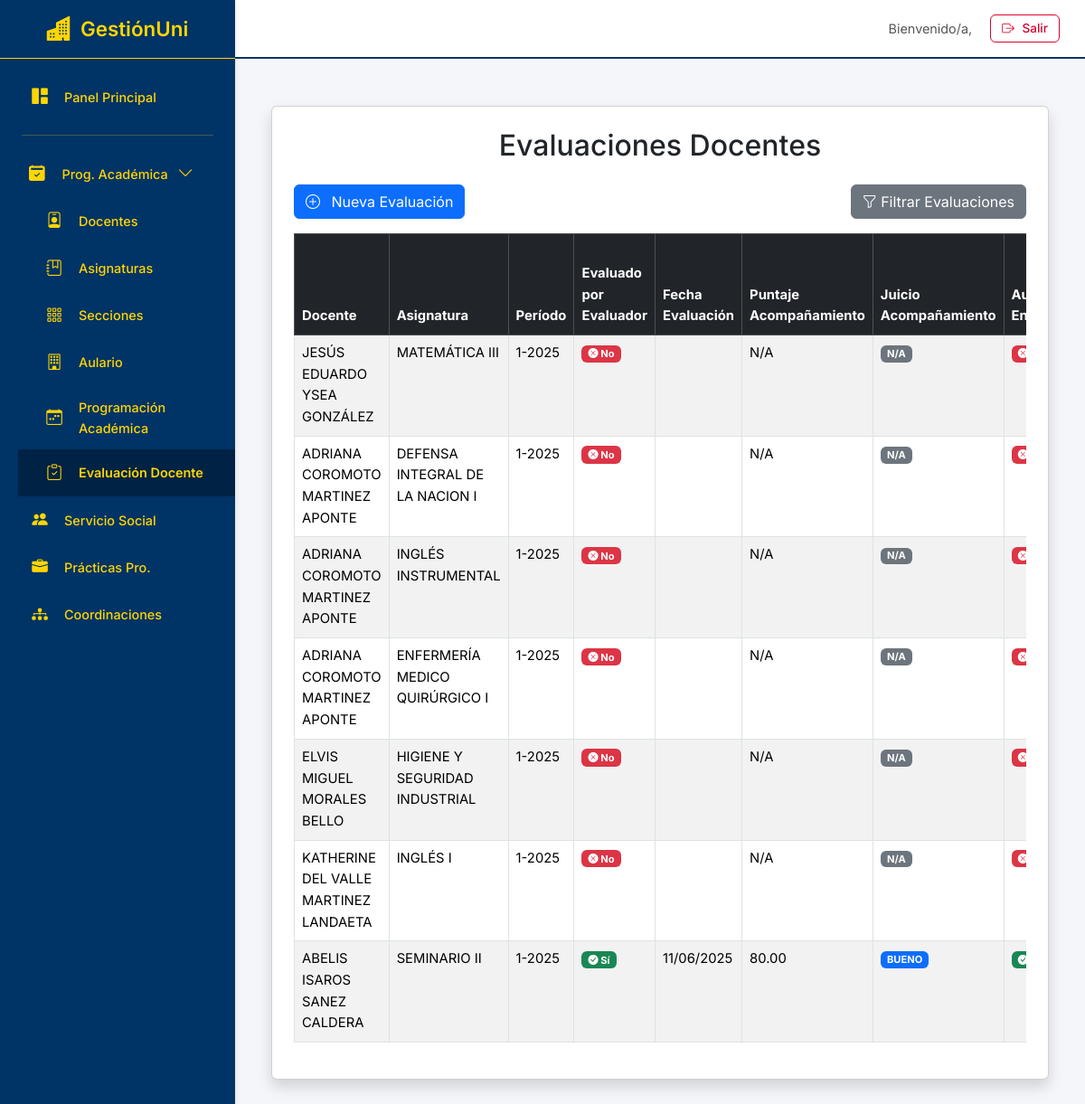
Page /programacion/evaluacion_docente/ on the earlier database version.
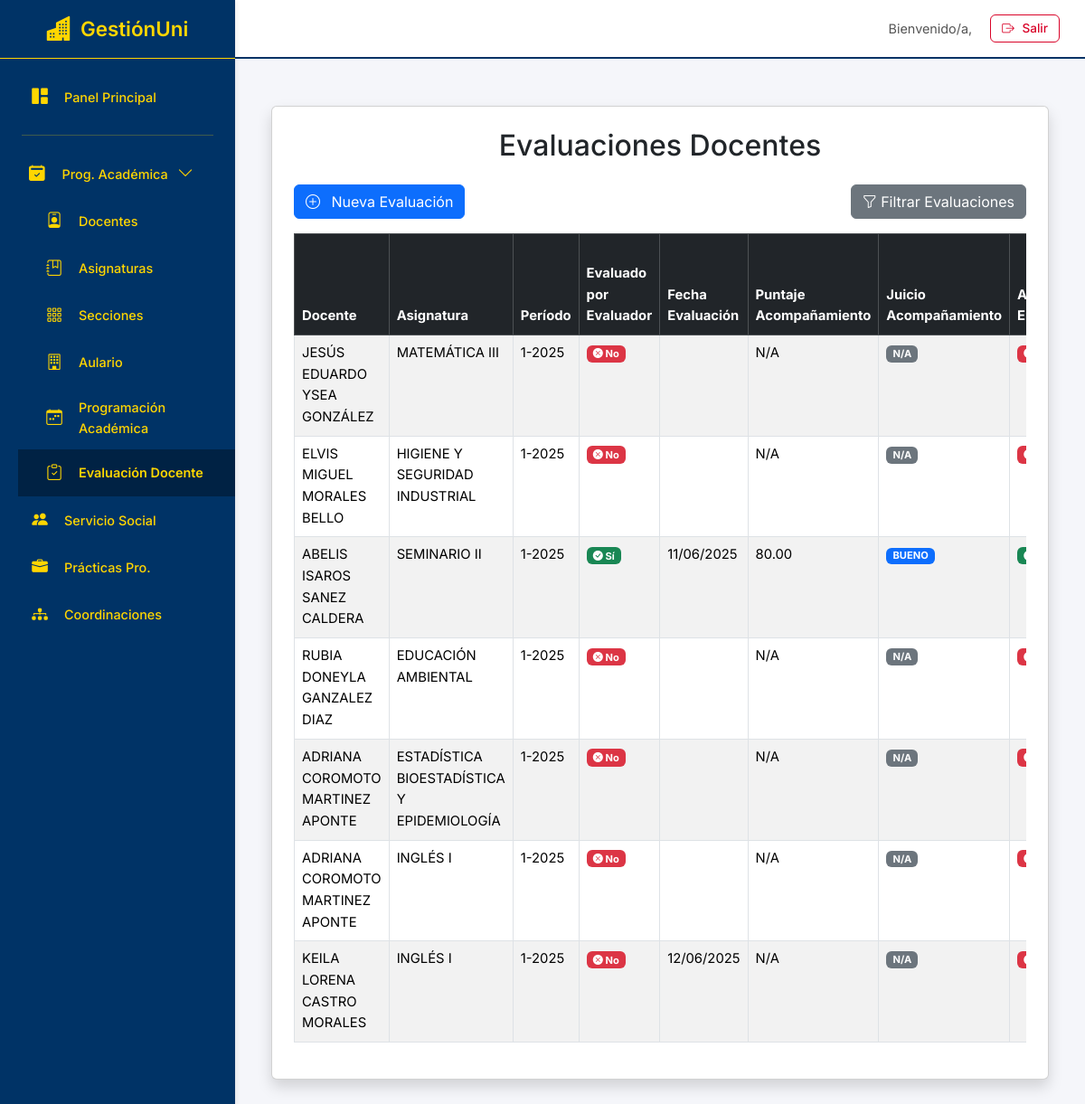
Same page on the later database version.
### programacion/models.py (models this page shows, shortened)
class ProgramacionAcademica(models.Model):
    docente = models.ForeignKey(
        'Docente', on_delete=models.CASCADE, verbose_name="Docente Evaluado"
    )
    asignatura = models.ForeignKey(
        'Asignatura', on_delete=models.CASCADE, verbose_name="Asignatura"
    )
    periodo = models.ForeignKey(
        'Periodo', on_delete=models.CASCADE, verbose_name="Período Académico"
    )
    fue_evaluada = models.BooleanField(default=False, verbose_name="¿Fue Evaluado por el Evaluador?")
    fecha_evaluacion = models.DateField(null=True, blank=True, verbose_name="Fecha de Evaluación")
    score_acompanamiento = models.DecimalField(
        max_digits=5, decimal_places=2, null=True, blank=True,
        verbose_name="Puntaje de Acompañamiento (max 100)",
        help_text="Escala de 0 a 100 puntos."
    )
    entrego_autoevaluacion = models.BooleanField(default=False, verbose_name="¿Entregó Autoevaluación?")
    autoevaluacion_score = models.DecimalField(
        max_digits=5, decimal_places=2, null=True, blank=True,
        verbose_name="Puntaje de Autoevaluación (max 60)",
        help_text="Escala de 0 a 60 puntos."
    )
    evaluacion_estudiante_score = models.DecimalField(
        max_digits=5, decimal_places=2, null=True, blank=True,
        verbose_name="Puntaje de Evaluación del Estudiante (max 10)",
        help_text="Escala de 1 a 10 puntos." # Ajustado por la imagen (1 a 10)
    )
    docente_evaluador = models.ForeignKey(
        'Docente', related_name='evaluaciones_realizadas',
        on_delete=models.SET_NULL, # Mejor usar SET_NULL si el docente evaluador puede ser eliminado
        null=True, blank=True, verbose_name="Docente Evaluador"
    )
    juicio_valor = models.TextField(
        blank=True, null=True, verbose_name="Juicio de Valor General del Docente",
        help_text="Comentarios generales sobre la evaluación del docente."
    )
    class Meta:
        unique_together = ('docente', 'asignatura', 'periodo')
        verbose_name = "Evaluación Docente"
        verbose_name_plural = "Evaluaciones Docentes"
    @property
    def juicio_acompanamiento(self):
        if self.score_acompanamiento is None:
            return "N/A"
        score = float(self.score_acompanamiento) # Convertir a float para comparación precisa
        if 0 <= score <= 70:
            return "DEFICIENTE"
        elif 71 <= score <= 85:
            return "BUENO"
        elif 86 <= score <= 94:
            return "SOBRESALIENTE"
        elif 95 <= score <= 100:
            return "EXCELENTE"
        return "Fuera de Rango"
    @property
    def juicio_autoevaluacion(self):
        if self.autoevaluacion_score is None:
            return "N/A"
        score = float(self.autoevaluacion_score) # Convertir a float
        if 0 <= score <= 24:
            return "DEFICIENTE"
        elif 25 <= score <= 35:
            return "REGULAR"
        elif 36 <= score <= 44:
            return "BUENO"
        elif 45 <= score <= 60: # Ajustado a 60 para cubrir el rango max. de la escala
            return "SOBRESALIENTE"
        return "Fuera de Rango"
    @property
    def juicio_evaluacion_estudiante(self):
        if self.evaluacion_estudiante_score is None:
            return "N/A"
        score = float(self.evaluacion_estudiante_score) # Convertir a float
        if 1 <= score <= 3.9:
            return "DEFICIENTE"
        elif 8 <= score <= 10:
            return "EXCELENTE"
        return "Fuera de Rango / No Definido" # Para valores como 4 a 7.9

class Docente(models.Model):
    nombre = models.CharField(max_length=100, unique=True, verbose_name="Nombre Completo")
    cedula = models.CharField(max_length=15, unique=True, verbose_name="Cédula de Identidad", blank=True, null=True)
    telefono = models.CharField(max_length=20, blank=True, null=True, verbose_name="Número de Teléfono")
    email = models.EmailField(unique=True, blank=True, null=True, verbose_name="Correo Electrónico")
    dedicacion = models.CharField(max_length=50, verbose_name="Dedicación")
    carreras = models.ManyToManyField(Carrera, related_name='docentes', blank=True, verbose_name="Carreras Asignadas")
    class Meta:
        verbose_name = "Docente"
        verbose_name_plural = "Docentes"

class Asignatura(models.Model):
    nombre = models.CharField(max_length=100)
    codigo = models.CharField(max_length=20, blank=True)
    semestre = models.ForeignKey(semestre, on_delete=models.CASCADE, related_name='asignaturas')  # Cambiado a ForeignKey
    horas_teoricas = models.PositiveIntegerField(default=0)
    horas_practicas = models.PositiveIntegerField(default=0)
    horas_laboratorio = models.PositiveIntegerField(default=0)
    diurno = models.CharField(max_length=10, blank=True)
    uc = models.CharField(max_length=10, blank=True)
    requisitos = models.CharField(max_length=200, blank=True)
    carrera = models.ForeignKey(Carrera, on_delete=models.CASCADE, related_name='asignaturas')
    class Meta:
        unique_together = ('nombre', 'carrera')

class Periodo(models.Model):
    nombre = models.CharField(max_length=20, unique=True)  # Ej: "1-2025"
    fecha_inicio = models.DateField()
    fecha_fin = models.DateField()

### programacion/views.py (the view)
# urls.py: path('evaluacion_docente/', views.evaluacion_docente, name='evaluacion_docente'),
def evaluacion_docente(request):
    programaciones = ProgramacionAcademica.objects.select_related('docente', 'asignatura', 'periodo').all()
    docentes = Docente.objects.all().order_by('nombre')
    periodos = Periodo.objects.all().order_by('-fecha_inicio') # Asumiendo que Periodo ya tiene fecha_inicio
    return render(request, 'evaluacion_docente.html', {
        'programaciones': programaciones,
        'docentes': docentes,
        'periodos': periodos,
    })

### programacion/templates/evaluacion_docente.html (shortened to what this page needs)
{% extends "interfaz.html" %}
{% load static %}
{% block content %}
<div class="container mt-4">
    <div class="card shadow p-4 mb-4">
        <h2 class="card-title text-center mb-4">Evaluaciones Docentes</h2>
        <div class="d-flex justify-content-between align-items-center mb-3">
            <a href="{% url 'programacion:crear_programacion' %}" class="btn btn-primary">
                <i class="bi bi-plus-circle me-2"></i> Nueva Evaluación
            </a>
            <button class="btn btn-secondary" type="button" data-bs-toggle="collapse" data-bs-target="#filterCollapse" aria-expanded="false" aria-controls="filterCollapse">
                <i class="bi bi-funnel"></i> Filtrar Evaluaciones
            </button>
        </div>
        <div class="table-responsive">
            <table class="table table-bordered table-striped table-hover">
                <thead class="table-dark">
                    <tr>
                        <th>Docente</th>
                        <th>Asignatura</th>
                        <th>Período</th>
                        <th>Evaluado por Evaluador</th>
                        <th>Fecha Evaluación</th>
                        <th>Puntaje Acompañamiento</th>
                        <th>Juicio Acompañamiento</th>
                        <th>Autoevaluación Entregada</th>
                    </tr>
                </thead>
                <tbody>
                    {% for prog in programaciones %}
                    <tr>
                        <td>{{ prog.docente.nombre }}</td>
                        <td>{{ prog.asignatura.nombre }}</td>
                        <td>{{ prog.periodo.nombre }}</td>
                        <td>
                            {% if prog.fue_evaluada %}
                                <span class="badge bg-success"><i class="bi bi-check-circle-fill"></i> Sí</span>
                            {% else %}
                                <span class="badge bg-danger"><i class="bi bi-x-circle-fill"></i> No</span>
                            {% endif %}
                        </td>
                        <td>{{ prog.fecha_evaluacion|default:"N/A"|date:"d/m/Y" }}</td>
                        <td>{{ prog.score_acompanamiento|default:"N/A" }}</td>
                        <td>
                            <span class="badge bg-{% if prog.juicio_acompanamiento == 'EXCELENTE' %}success{% elif prog.juicio_acompanamiento == 'SOBRESALIENTE' %}info{% elif prog.juicio_acompanamiento == 'BUENO' %}primary{% elif prog.juicio_acompanamiento == 'DEFICIENTE' %}danger{% else %}secondary{% endif %}">
                                {{ prog.juicio_acompanamiento }}
                            </span>
                        </td>
                        <td>
                            {% if prog.entrego_autoevaluacion %}
                                <span class="badge bg-success"><i class="bi bi-check-circle-fill"></i> Sí</span>
                            {% else %}
                                <span class="badge bg-danger"><i class="bi bi-x-circle-fill"></i> No</span>
                            {% endif %}
                        </td>
                    </tr>
                    {% empty %}
                    <tr>
                        <td colspan="15" class="text-center">No hay datos de evaluaciones docentes.</td>
                    </tr>
                    {% endfor %}
                </tbody>
            </table>
        </div>
    </div>
</div>
<link rel="stylesheet" href="https://cdn.jsdelivr.net/npm/bootstrap-icons@1.11.3/font/bootstrap-icons.min.css">
{% endblock %}

### templates/interfaz.html (shortened to what this page needs)
{% load static %}
<!DOCTYPE html>
<html lang="es">
<head>
    <link href="https://cdn.jsdelivr.net/npm/bootstrap@5.3.3/dist/css/bootstrap.min.css" rel="stylesheet">
    <link rel="stylesheet" href="https://cdn.jsdelivr.net/npm/bootstrap-icons@1.11.3/font/bootstrap-icons.min.css">
</head>
<body>
    <nav class="sidebar">
        <div class="sidebar-header">
            <a class="navbar-brand" href="{% url 'home:home' %}">
                <i class="bi bi-buildings-fill"></i>
                <span>GestiónUni</span>
            </a>
        </div>
        <div class="sidebar-sticky">
            <ul class="nav flex-column">
                <li class="nav-item">
                    <a class="nav-link {% if request.resolver_match.url_name == 'panel_principal' %}active{% endif %}" href="{% url 'home:panel_principal' %}">
                        <i class="bi bi-grid-1x2-fill"></i>
                        <span>Panel Principal</span>
                    </a>
                </li>
                <hr>
                <li class="nav-item">
                    <a class="nav-link d-flex justify-content-between align-items-center" data-bs-toggle="collapse" href="#progAcademicaMenu" role="button" aria-expanded="false" aria-controls="progAcademicaMenu">
                        <span>
                            <i class="bi bi-calendar2-check-fill"></i>
                            Prog. Académica
                        </span>
                        <i class="bi bi-chevron-down small"></i>
                    </a>
                    <div class="collapse {% if 'programacion' in request.resolver_match.app_name %}show{% endif %}" id="progAcademicaMenu">
                        <ul class="nav flex-column ms-3">
                            <li class="nav-item">
                                <a class="nav-link {% if request.resolver_match.url_name == 'docentes' %}active{% endif %}" href="{% url 'programacion:docentes' %}">
                                    <i class="bi bi-person-badge"></i> Docentes
                            </a>
                            </li>
                            <li class="nav-item">
                                <a class="nav-link {% if request.resolver_match.url_name == 'asignaturas' %}active{% endif %}" href="{% url 'programacion:asignaturas' %}">
                                    <i class="bi bi-journal-bookmark"></i> Asignaturas
                            </a>
                            </li>
                            <li class="nav-item">
                                <a class="nav-link {% if request.resolver_match.url_name == 'seccion_list' %}active{% endif %}" href="{% url 'programacion:seccion_list' %}">
                                    <i class="bi bi-grid-3x3-gap"></i> Secciones
                            </a>
                            </li>
                            <li class="nav-item">
                                <a class="nav-link {% if request.resolver_match.url_name == 'seleccionar_seccion' %}active{% endif %}" href="{% url 'programacion:seleccionar_seccion' %}">
                                    <i class="bi bi-building"></i> Aulario
                            </a>
                            </li>
                            <li class="nav-item">
                                <a class="nav-link {% if request.resolver_match.url_name == 'programacion_lista' %}active{% endif %}" href="{% url 'programacion:programacion_lista' %}">
                                    <i class="bi bi-calendar-week"></i> Programación Académica
                            </a>
                            </li>
                            <li class="nav-item">
                                <a class="nav-link {% if request.resolver_match.url_name == 'evaluacion_docente' %}active{% endif %}" href="{% url 'programacion:evaluacion_docente' %}">
                                    <i class="bi bi-clipboard-check"></i> Evaluación Docente
                            </a>
                            </li>
                        </ul>
                    </div>
                </li>
                <li class="nav-item">
                    <a class="nav-link {% if 'servicio_social' in request.resolver_match.app_name %}active{% endif %}" href="{% url 'servicio_social:servicio_list' %}">
                        <i class="bi bi-people-fill"></i>
                        <span>Servicio Social</span>
                    </a>
                </li>
                <li class="nav-item">
                    <a class="nav-link {% if 'practicas' in request.resolver_match.app_name %}active{% endif %}" href="{% url 'practicas:practica_list' %}">
                        <i class="bi bi-briefcase-fill"></i>
                        <span>Prácticas Pro.</span>
                    </a>
                </li>
                <li class="nav-item">
                    <a class="nav-link" href="#">
                        <i class="bi bi-diagram-3-fill"></i>
                        <span>Coordinaciones</span>
                    </a>
                </li>
            </ul>
        </div>
    </nav>
    <header class="top-navbar">
        <div class="user-greeting ms-auto">
            Bienvenido/a, <strong>{{ user.get_full_name|default:user.username }}</strong>
        </div>
        <a href="{% url 'accounts:cerrar_sesion' %}" class="btn btn-outline-danger btn-logout">
            <i class="bi bi-box-arrow-right"></i> Salir
        </a>
    </header>
    <main class="main-content">
        {% block content %}{% endblock %}
    </main>
</body>
</html>

Differences in the rows shown:
removed ProgramacionAcademica: docente.nombre "ADRIANA COROMOTO MARTINEZ APONTE", asignatura.nombre "DEFENSA INTEGRAL DE LA NACION I", periodo.nombre "1-2025", fue_evaluada False (drawn), score_acompanamiento "N/A", juicio_acompanamiento "N/A", entrego_autoevaluacion False (drawn)
removed ProgramacionAcademica: docente.nombre "ADRIANA COROMOTO MARTINEZ APONTE", asignatura.nombre "INGLÉS INSTRUMENTAL", periodo.nombre "1-2025", fue_evaluada False (drawn), score_acompanamiento "N/A", juicio_acompanamiento "N/A", entrego_autoevaluacion False (drawn)
removed ProgramacionAcademica: docente.nombre "ADRIANA COROMOTO MARTINEZ APONTE", asignatura.nombre "ENFERMERÍA MEDICO QUIRÚRGICO I", periodo.nombre "1-2025", fue_evaluada False (drawn), score_acompanamiento "N/A", juicio_acompanamiento "N/A", entrego_autoevaluacion False (drawn)
removed ProgramacionAcademica: docente.nombre "KATHERINE DEL VALLE MARTINEZ LANDAETA", asignatura.nombre "INGLÉS I", periodo.nombre "1-2025", fue_evaluada False (drawn), score_acompanamiento "N/A", juicio_acompanamiento "N/A", entrego_autoevaluacion False (drawn)
added ProgramacionAcademica: docente.nombre "RUBIA DONEYLA GANZALEZ DIAZ", asignatura.nombre "EDUCACIÓN AMBIENTAL", periodo.nombre "1-2025", fue_evaluada False (drawn), score_acompanamiento "N/A", juicio_acompanamiento "N/A", entrego_autoevaluacion False (drawn)
added ProgramacionAcademica: docente.nombre "ADRIANA COROMOTO MARTINEZ APONTE", asignatura.nombre "ESTADÍSTICA BIOESTADÍSTICA Y EPIDEMIOLOGÍA", periodo.nombre "1-2025", fue_evaluada False (drawn), score_acompanamiento "N/A", juicio_acompanamiento "N/A", entrego_autoevaluacion False (drawn)
added ProgramacionAcademica: docente.nombre "ADRIANA COROMOTO MARTINEZ APONTE", asignatura.nombre "INGLÉS I", periodo.nombre "1-2025", fue_evaluada False (drawn), score_acompanamiento "N/A", juicio_acompanamiento "N/A", entrego_autoevaluacion False (drawn)
added ProgramacionAcademica: docente.nombre "KEILA LORENA CASTRO MORALES", asignatura.nombre "INGLÉS I", periodo.nombre "1-2025", fue_evaluada False (drawn), fecha_evaluacion "12/06/2025", score_acompanamiento "N/A", juicio_acompanamiento "N/A", entrego_autoevaluacion False (drawn)
